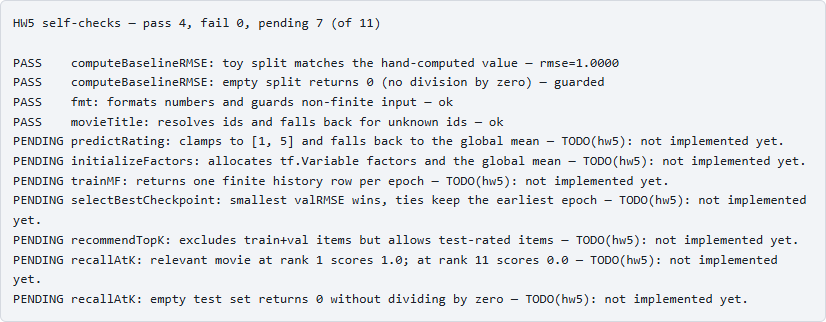
#> input picture hw5/report/figures/starter_checks.png, 826 x 322 px
$ python make_app_figure.py
#> lines starting #> are read from the running program, lines starting #| are printed output that depends on the picture
"""Compose the page screenshots taken by tests/check_mf.py into one report figure.

Run:  python experiments/make_app_figure.py   (after tests/check_mf.py)
"""
from pathlib import Path

from PIL import Image

HERE = Path(__file__).resolve().parent
FIGURES = HERE.parent / "report" / "figures"
OUT = FIGURES / "app.png"

GAP = 16
BORDER = (200, 200, 200)
# The starter's harness beside the finished one. The Top-10 panel is captured
# too (fixed_topk.png) but is deliberately NOT in this figure: the test suite
# trains with a short configuration, so its list differs from the default-config
# list quoted in the report, and showing both would invite a false comparison.
PANELS = ("starter_checks.png", "fixed_checks.png")


def main():
    images = [Image.open(FIGURES / name).convert("RGB") for name in PANELS]
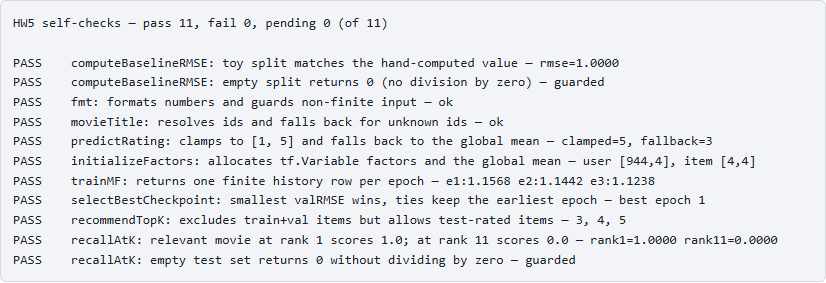
#> input picture hw5/report/figures/fixed_checks.png, 826 x 283 px
#> images = 2 items
    # Scale every panel to a common height so the row reads as one figure.
    height = max(image.height for image in images)
#> height = 322
    scaled = [
        image if image.height == height
        else image.resize((round(image.width * height / image.height), height), Image.LANCZOS)
        for image in images
    ]
#> scaled = 2 items

    width = sum(image.width for image in scaled) + GAP * (len(scaled) - 1)
#> width = 1782
    canvas = Image.new("RGB", (width, height), "white")
#> canvas: PIL image 1782x322 RGB; every value is 255
    x = 0
    for image in scaled:
        canvas.paste(image, (x, 0))
        x += image.width + GAP
#> this loop made 2 passes
#> x on passes 1 to 2: 842, 1798
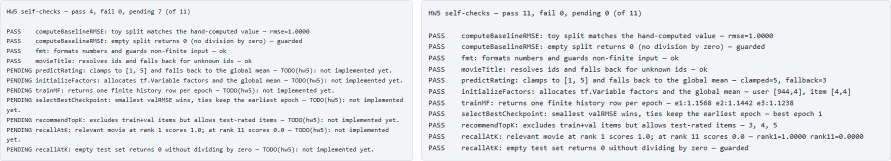
#> canvas: PIL image 1782x322 RGB (shown at 1/2 size); mean R, G, B 229.4, 231.5, 234.7
#> after the loop, x = 1798

    framed = Image.new("RGB", (canvas.width + 2, canvas.height + 2), BORDER)
#> framed: PIL image 1784x324 RGB; every value is 200
    framed.paste(canvas, (1, 1))
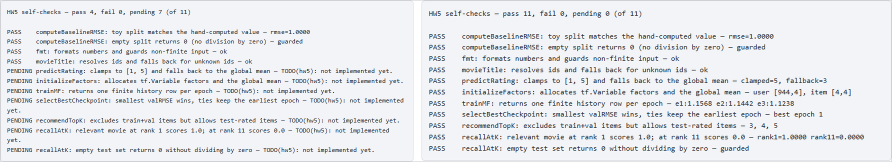
#> framed: PIL image 1784x324 RGB (shown at 1/2 size); mean R, G, B 229.1, 231.3, 234.5
    framed.save(OUT)
    print(f"saved {OUT} {framed.size}")
#| saved hw5/report/figures/app.png (1784, 324)


if __name__ == "__main__":
    main()
